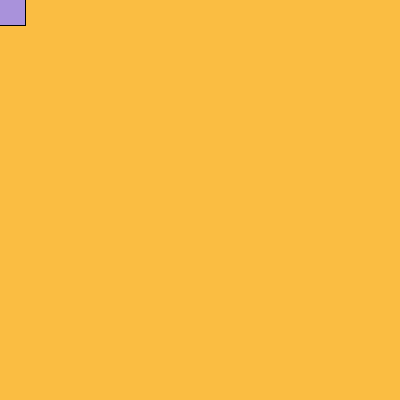
Frame 1 (no input)
Frame 60 (the mouse pressed at the canvas centre just before this capture): identical to frame 1, image omitted
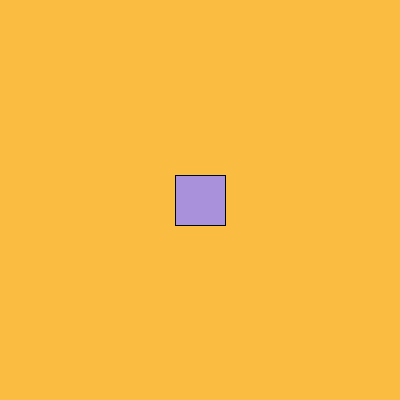
Frame 120 (the mouse held since frame 60 and released just before this capture)

The Processing sketch that drew these frames (run headless with seeded random() and noise(); from frame 60 on, the mouse is pressed at the canvas centre):

// Processing sketch: processing_172665
// ── processing_172665.pde

void setup(){
  size(400,400);
  background(#F54FC6);
}

void draw()  {   
  background(#FABD42); 
  // Body  
  stroke(0);  
  fill(#A992DB);  
  rectMode(CENTER);  
  rect(mouseX,mouseY,50,50); 
} 
